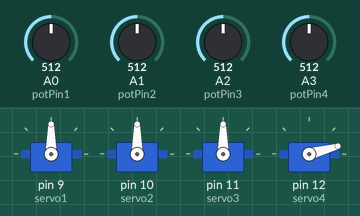
This sketch was run on a simulated Arduino Uno, built with avr-gcc and run on an emulated ATmega328P. On the bench: 4 × servo. The test bench sets the inputs (shaded band); at power-on: A0 (potPin1) = 512, A1 (potPin2) = 512, A2 (potPin3) = 512, A3 (potPin4) = 512.

Above: at 1.2 s.
1.3 s: A0 (potPin1) set to 716
At 2.4 s:
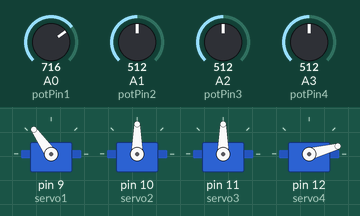
2.8 s: A1 (potPin2) set to 716
At 3.4 s:
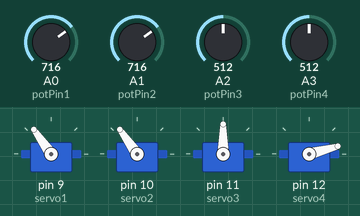
4.3 s: A2 (potPin3) set to 716
At 5.5 s:
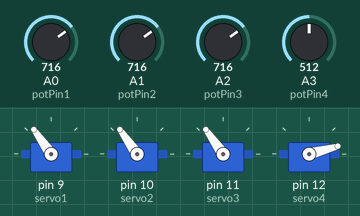
5.8 s: A3 (potPin4) set to 716
At 7.0 s:
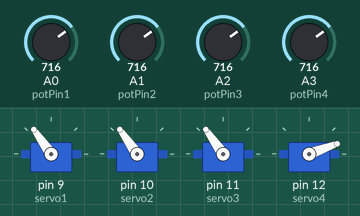
7.3 s: A0 (potPin1) set to 992
At 8.3 s:
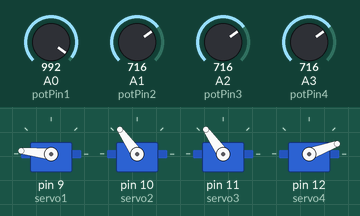
8.8 s: A1 (potPin2) set to 992
At 9.3 s:
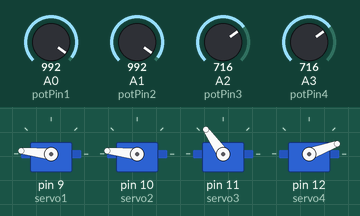
Timing chart, 0 to 11.3 s (numbered marks = the images above; inputs shaded):
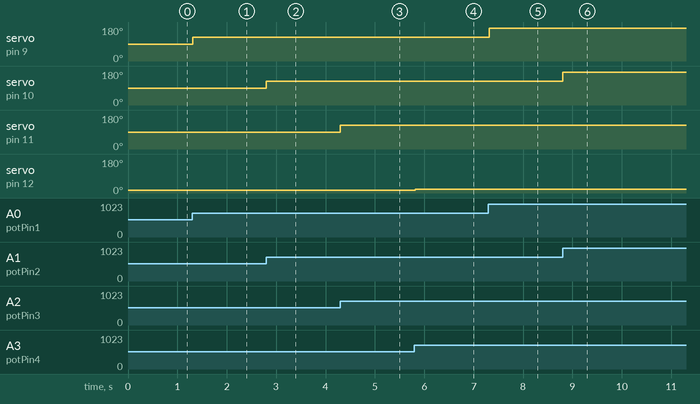

The sketch:

arm.ino
```cpp
#include <Servo.h>

// Create servo objects
Servo servo1;
Servo servo2;
Servo servo3;
Servo servo4;

// Define the potentiometer pins
const int potPin1 = A0;
const int potPin2 = A1;
const int potPin3 = A2;
const int potPin4 = A3;

// Variables to store potentiometer values
int potValue1;
int potValue2;
int potValue3;
int potValue4;

// Servo angles
int servoAngle1;
int servoAngle2;
int servoAngle3;
int servoAngle4;

void setup() {
  // Attach servo objects to the corresponding pins
  servo1.attach(9);
  servo2.attach(10);
  servo3.attach(11);
  servo4.attach(12);
}

void loop() {
  // Read potentiometer values
  potValue1 = analogRead(potPin1);
  potValue2 = analogRead(potPin2);
  potValue3 = analogRead(potPin3);
  potValue4 = analogRead(potPin4);

  // Map potentiometer values to servo angles
  servoAngle1 = map(potValue1, 0, 1023, 0, 180);
  servoAngle2 = map(potValue2, 0, 1023, 0, 180);
  servoAngle3 = map(potValue3, 0, 1023, 0, 180);
  servoAngle4 = map(potValue4, 0, 1023, 0, 30);

  // Set servo positions
  servo1.write(servoAngle1);
  servo2.write(servoAngle2);
  servo3.write(servoAngle3);
  servo4.write(servoAngle4);

  delay(15);
}
```

Measured:
- after the input at 1.3 s, servo on pin 9 (servo1): 90° → 125° at once
- after the input at 2.8 s, servo on pin 10 (servo2): 90° → 125° at once
- after the input at 4.3 s, servo on pin 11 (servo3): 90° → 125° at once
- after the input at 5.8 s, servo on pin 12 (servo4): 15° → 20° at once
- after the input at 7.3 s, servo on pin 9 (servo1): 125° → 174° at once
- after the input at 8.8 s, servo on pin 10 (servo2): 125° → 174° at once
